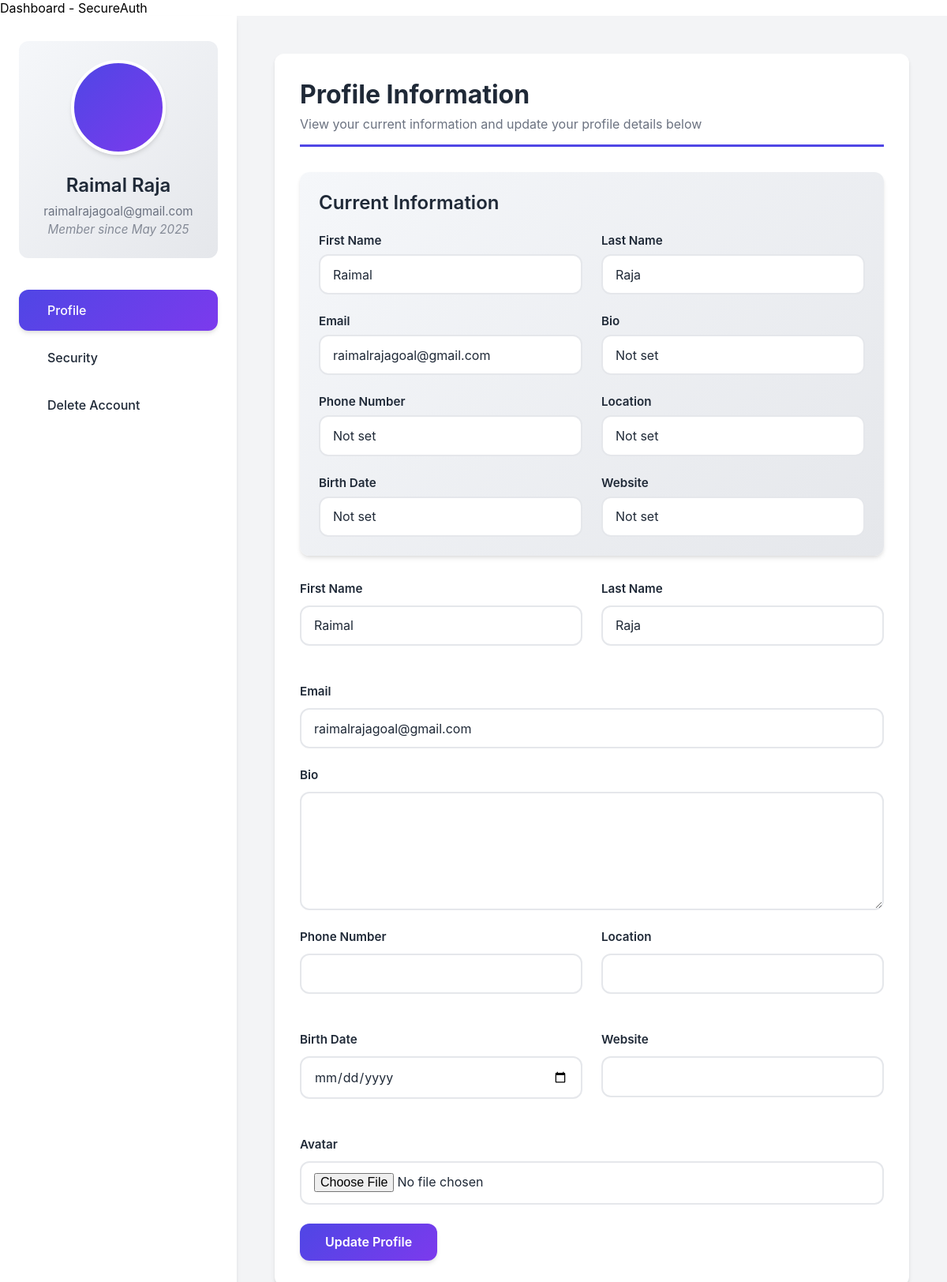
The app's page /dashboard/ (signed in) with its own data.
### authentication/models.py (models this page shows, shortened)
class UserProfile(models.Model):
    user = models.OneToOneField(User, on_delete=models.CASCADE, related_name='userprofile')
    phone_number = models.CharField(max_length=15, blank=True)
    birth_date = models.DateField(null=True, blank=True)
    bio = models.TextField(max_length=500, blank=True)
    location = models.CharField(max_length=30, blank=True)
    website = models.URLField(blank=True)
    avatar = models.ImageField(upload_to='avatars/', blank=True, null=True)
    created_at = models.DateTimeField(auto_now_add=True)
    updated_at = models.DateTimeField(auto_now=True)

### authentication/views.py (the view, shortened to what this page needs)
# urls.py: path('dashboard/', views.dashboard_view, name='dashboard'),
@login_required
def dashboard_view(request):
    try:
        profile = request.user.userprofile
        logger.info(f"Profile retrieved for {request.user.username}: bio={profile.bio}")
        print(f"DEBUG: Profile for {request.user.username}: bio={profile.bio}, phone={profile.phone_number}")  # Temporary debug
    except UserProfile.DoesNotExist:
        logger.warning(f"Creating missing UserProfile for user: {request.user.username}")
        profile = UserProfile.objects.create(user=request.user)
        print(f"DEBUG: Created new UserProfile for {request.user.username}")  # Temporary debug
    context = {
        'user': request.user,
        'profile': profile
    }
    return render(request, 'dashboard.html', context)

### authentication/templates/dashboard.html (shortened to what this page needs)
{% block content %}
<div class="dashboard-container">
    <div class="dashboard-sidebar">
        <div class="user-profile-card">
            <div class="avatar-container">
                {% if profile.avatar %}
                    <img src="{{ profile.avatar.url }}" alt="Profile Picture" class="avatar">
                {% else %}
                    <div class="avatar-placeholder">
                    </div>
                {% endif %}
            </div>
            <h3>{{ user.get_full_name|default:user.username }}</h3>
            <p class="user-email">{{ user.email }}</p>
            <p class="member-since">Member since {{ user.date_joined|date:"F Y" }}</p>
        </div>
        <nav class="dashboard-nav">
            <ul>
                <li class="nav-item active" data-section="profile">
                     Profile
                </li>
                <li class="nav-item" data-section="security">
                     Security
                </li>
                <li class="nav-item" data-section="delete">
                     Delete Account
                </li>
            </ul>
        </nav>
    </div>
    <div class="dashboard-content">
        <section id="profile-section" class="dashboard-section active">
            <div class="section-header">
                <h2>Profile Information</h2>
                <p>View your current information and update your profile details below</p>
            </div>
            <div class="current-info">
                <h3>Current Information</h3>
                {% if profile %}
                <div class="info-grid">
                    <div class="info-item">
                        <label>First Name</label>
                        <p>{{ user.first_name|default:"Not set" }}</p>
                    </div>
                    <div class="info-item">
                        <label>Last Name</label>
                        <p>{{ user.last_name|default:"Not set" }}</p>
                    </div>
                    <div class="info-item">
                        <label>Email</label>
                        <p>{{ user.email|default:"Not set" }}</p>
                    </div>
                    <div class="info-item">
                        <label>Bio</label>
                        <p>{{ profile.bio|default:"Not set" }}</p>
                    </div>
                    <div class="info-item">
                        <label>Phone Number</label>
                        <p>{{ profile.phone_number|default:"Not set" }}</p>
                    </div>
                    <div class="info-item">
                        <label>Location</label>
                        <p>{{ profile.location|default:"Not set" }}</p>
                    </div>
                    <div class="info-item">
                        <label>Birth Date</label>
                        <p>{{ profile.birth_date|date:"F d, Y"|default:"Not set" }}</p>
                    </div>
                    <div class="info-item">
                        <label>Website</label>
                        <p>{{ profile.website|default:"Not set" }}</p>
                    </div>
                </div>
                {% else %}
                <p>No profile data available. Please update your profile below.</p>
                {% endif %}
            </div>
            <form method="post" enctype="multipart/form-data" class="profile-form" id="profile-form">
                <div class="form-row">
                    <div class="form-group">
                        <label>First Name</label>
                        <input type="text" name="first_name" value="{{ user.first_name }}" required>
                    </div>
                    <div class="form-group">
                        <label>Last Name</label>
                        <input type="text" name="last_name" value="{{ user.last_name }}" required>
                    </div>
                </div>
                <div class="form-group">
                    <label>Email</label>
                    <input type="email" name="email" value="{{ user.email }}" required>
                </div>
                <div class="form-group">
                    <label>Bio</label>
                    <textarea name="bio">{{ profile.bio }}</textarea>
                </div>
                <div class="form-row">
                    <div class="form-group">
                        <label>Phone Number</label>
                        <input type="tel" name="phone_number" value="{{ profile.phone_number }}" pattern="[0-9]{10,}">
                    </div>
                    <div class="form-group">
                        <label>Location</label>
                        <input type="text" name="location" value="{{ profile.location }}">
                    </div>
                </div>
                <div class="form-row">
                    <div class="form-group">
                        <label>Birth Date</label>
                        <input type="date" name="birth_date" value="{{ profile.birth_date|date:'Y-m-d' }}">
                    </div>
                    <div class="form-group">
                        <label>Website</label>
                        <input type="url" name="website" value="{{ profile.website }}">
                    </div>
                </div>
                <div class="form-group">
                    <label>Avatar</label>
                    <input type="file" name="avatar" accept="image/*">
                </div>
                <button type="submit" class="btn btn-primary">Update Profile</button>
            </form>
        </section>
    </div>
</div>
{% endblock %}

### authentication/templates/dashboard.html (style rules this page uses)
* { margin: 0; padding: 0; box-sizing: border-box; font-family: 'Inter', -apple-system, BlinkMacSystemFont, sans-serif; }
.dashboard-container { display: flex; min-height: calc(100vh - 80px); background: #F3F4F6; }
.dashboard-sidebar { width: 300px; background: var(--white); padding: 2rem 1.5rem; position: fixed; height: 100%; box-shadow: var(--shadow); transition: transform 0.3s ease; z-index: 1000; }
.user-profile-card { text-align: center; margin-bottom: 2.5rem; padding: 1.5rem; background: var(--gradient-light); border-radius: var(--border-radius); transition: transform 0.3s ease; }
.avatar-container { position: relative; width: 120px; height: 120px; margin: 0 auto 1.5rem; border-radius: 50%; overflow: hidden; background: var(--gradient); border: 4px solid var(--white); box-shadow: var(--shadow); }
.avatar-placeholder { font-size: 3rem; color: var(--white); display: flex; align-items: center; justify-content: center; height: 100%; }
.user-profile-card h3 { font-size: 1.5rem; font-weight: 600; color: var(--text-color); margin-bottom: 0.5rem; }
.user-email, .member-since { color: var(--text-light); font-size: 0.95rem; line-height: 1.5; }
.member-since { font-style: italic; opacity: 0.8; }
.dashboard-nav ul { list-style: none; }
.nav-item { padding: 1rem 1.25rem; margin: 0.5rem 0; border-radius: var(--border-radius); cursor: pointer; display: flex; align-items: center; gap: 1rem; color: var(--text-color); font-weight: 500; transition: all 0.3s ease; }
.nav-item.active { background: var(--gradient); color: var(--white); box-shadow: var(--shadow); }
.dashboard-content { flex: 1; margin-left: 300px; padding: 3rem; background: #F3F4F6; min-height: 100vh; }
.dashboard-section { display: none; animation: slideIn 0.4s ease-out; background: var(--white); padding: 2rem; border-radius: var(--border-radius); box-shadow: var(--shadow); }
.dashboard-section.active { display: block; }
.section-header { margin-bottom: 2rem; border-bottom: 3px solid var(--primary-color); padding-bottom: 1rem; }
.dashboard-section h2 { font-size: 2rem; font-weight: 700; color: var(--text-color); margin-bottom: 0.5rem; }
.section-header p { color: var(--text-light); font-size: 1rem; }
.current-info { margin-bottom: 2rem; padding: 1.5rem; background: var(--gradient-light); border-radius: var(--border-radius); box-shadow: var(--shadow); }
.current-info h3 { font-size: 1.5rem; font-weight: 600; color: var(--text-color); margin-bottom: 1.5rem; }
.info-grid { display: grid; grid-template-columns: repeat(auto-fit, minmax(250px, 1fr)); gap: 1.5rem; }
.info-item { display: flex; flex-direction: column; }
.info-item label { font-weight: 600; color: var(--text-color); font-size: 0.95rem; margin-bottom: 0.5rem; }
.info-item p { color: var(--text-color); font-size: 1rem; background: var(--white); padding: 0.85rem 1rem; border-radius: var(--border-radius); border: 2px solid #E5E7EB; }
.form-row { display: grid; grid-template-columns: repeat(auto-fit, minmax(250px, 1fr)); gap: 1.5rem; margin-bottom: 1.5rem; }
.form-group { margin-bottom: 1.5rem; }
.form-group label { display: block; margin-bottom: 0.75rem; font-weight: 600; color: var(--text-color); font-size: 0.95rem; }
.form-group input, .form-group textarea { width: 100%; padding: 0.85rem 1rem; border: 2px solid #E5E7EB; border-radius: var(--border-radius); font-size: 1rem; color: var(--text-color); background: var(--white); transition: all 0.3s ease; }
.form-group textarea { min-height: 150px; resize: vertical; }
.btn { padding: 0.85rem 2rem; border: none; border-radius: var(--border-radius); font-size: 1rem; font-weight: 600; cursor: pointer; transition: all 0.3s ease; display: inline-flex; align-items: center; gap: 0.5rem; }
.btn.btn-primary { background: var(--gradient); color: var(--white); box-shadow: var(--shadow); }

### records on screen
UserProfile: bio "Not set", phone_number "Not set", location "Not set", birth_date "Not set", website "Not set"

### other values on screen
{{ user.get_full_name|default:user.username }} "Raimal Raja"
{{ user.email }} "raimalrajagoal@gmail.com"
{{ user.date_joined|date:"F Y" }} "May 2025"
{{ user.first_name|default:"Not set" }} "Raimal"
{{ user.last_name|default:"Not set" }} "Raja"
{{ user.email|default:"Not set" }} "raimalrajagoal@gmail.com"
